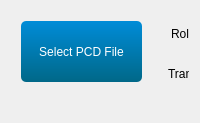
      <widget class="QWidget" name="viewer">
       <property name="styleSheet">
        <string notr="true">background: qlineargradient(x1: 0, y1: 0, x2: 0, y2: 1,
                                 stop: 0 #fafafa, stop: 0.4 #f4f4f4,
                                 stop: 0.5 #e7e7e7, stop: 1.0 #fafafa);</string>
       </property>
       <attribute name="title">
        <string>Point Cloud Viewer</string>
       </attribute>
       <layout class="QVBoxLayout" name="verticalLayout_2">
        <item>
         <widget class="QWidget" name="widget_2" native="true">
          <layout class="QVBoxLayout" name="verticalLayout_4">
           <property name="leftMargin">
            <number>0</number>
           </property>
           <property name="topMargin">
            <number>0</number>
           </property>
           <property name="rightMargin">
            <number>0</number>
           </property>
           <property name="bottomMargin">
            <number>0</number>
           </property>
           <item>
            <widget class="QWidget" name="widget" native="true">
             <property name="minimumSize">
              <size>
               <width>0</width>
               <height>95</height>
              </size>
             </property>
             <property name="maximumSize">
              <size>
               <width>16777215</width>
               <height>95</height>
              </size>
             </property>
             <widget class="QPushButton" name="pcd_viewer_load">
              <property name="geometry">
               <rect>
                <x>10</x>
                <y>10</y>
                <width>121</width>
                <height>61</height>
               </rect>
              </property>
              <property name="styleSheet">
               <string notr="true">QPushButton
{
     background-color: qlineargradient(spread:pad, x1:0.526789, y1:0, x2:0.526, y2:1, stop:0 rgba(0, 140, 216, 255), stop:1 rgba(0, 104, 136, 255));
color: rgb(255, 255, 255);
border-radius: 5px;
padding: 6px;
}
QPushButton:!enabled
{
     color:gray;
     background-color: rgb(194, 194, 194);
}
QPushButton:pressed
{
	background-color: qlineargradient(spread:pad, x1:0.495, y1:0.994318, x2:0.51, y2:0, stop:0 rgba(0, 140, 216, 255), stop:1 rgba(0, 126, 165, 255));
}</string>
              </property>
              <property name="text">
               <string>Select PCD File</string>
              </property>
             </widget>
             <widget class="QSpinBox" name="rotationX">
              <property name="geometry">
               <rect>
                <x>260</x>
                <y>10</y>
                <width>60</width>
                <height>25</height>
               </rect>
              </property>
              <property name="styleSheet">
               <string notr="true">background-color: rgb(255, 255, 255);</string>
              </property>
              <property name="minimum">
               <number>-180</number>
              </property>
              <property name="maximum">
               <number>180</number>
              </property>
             </widget>
             <widget class="QLabel" name="label_7">
              <property name="geometry">
               <rect>
                <x>160</x>
                <y>15</y>
                <width>61</width>
                <height>16</height>
               </rect>
              </property>
              <property name="styleSheet">
               <string notr="true">background-color: rgba(255, 255, 255, 0);</string>
              </property>
              <property name="text">
               <string>Roll (deg):</string>
              </property>
             </widget>
             <widget class="QLabel" name="label_8">
              <property name="geometry">
               <rect>
                <x>340</x>
                <y>15</y>
                <width>61</width>
                <height>16</height>
               </rect>
              </property>
              <property name="styleSheet">
               <string notr="true">background-color: rgba(255, 255, 255, 0);</string>
              </property>
              <property name="text">
               <string>Pitch (deg):</string>
              </property>
             </widget>
             <widget class="QSpinBox" name="rotationY">
              <property name="geometry">
               <rect>
                <x>440</x>
                <y>10</y>
                <width>60</width>
                <height>25</height>
               </rect>
              </property>
              <property name="styleSheet">
               <string notr="true">background-color: rgb(255, 255, 255);</string>
              </property>
              <property name="minimum">
               <number>-180</number>
              </property>
              <property name="maximum">
               <number>180</number>
              </property>
             </widget>
             <widget class="QLabel" name="label_9">
              <property name="geometry">
               <rect>
                <x>520</x>
                <y>15</y>
                <width>61</width>
                <height>16</height>
               </rect>
              </property>
              <property name="styleSheet">
               <string notr="true">background-color: rgba(255, 255, 255, 0);</string>
              </property>
              <property name="text">
               <string>Yaw (deg):</string>
              </property>
             </widget>
             <widget class="QSpinBox" name="rotationZ">
              <property name="geometry">
               <rect>
                <x>620</x>
                <y>10</y>
                <width>60</width>
                <height>25</height>
               </rect>
              </property>
              <property name="styleSheet">
               <string notr="true">background-color: rgb(255, 255, 255);</string>
              </property>
              <property name="minimum">
               <number>-180</number>
              </property>
              <property name="maximum">
               <number>180</number>
              </property>
             </widget>
             <widget class="QLabel" name="label_10">
              <property name="geometry">
               <rect>
                <x>157</x>
                <y>55</y>
                <width>101</width>
                <height>16</height>
               </rect>
              </property>
              <property name="styleSheet">
               <string notr="true">background-color: rgba(255, 255, 255, 0);</string>
              </property>
              <property name="text">
               <string>Translation X (m):</string>
              </property>
             </widget>
             <widget class="QLabel" name="label_11">
              <property name="geometry">
               <rect>
                <x>337</x>
                <y>55</y>
                <width>101</width>
                <height>16</height>
               </rect>
              </property>
              <property name="styleSheet">
               <string notr="true">background-color: rgba(255, 255, 255, 0);</string>
              </property>
              <property name="text">
               <string>Translation Y (m):</string>
              </property>
             </widget>
             <widget class="QLabel" name="label_12">
              <property name="geometry">
               <rect>
                <x>517</x>
                <y>55</y>
                <width>101</width>
                <height>16</height>
               </rect>
              </property>
              <property name="styleSheet">
               <string notr="true">background-color: rgba(255, 255, 255, 0);</string>
              </property>
              <property name="text">
               <string>Translation Z (m):</string>
              </property>
             </widget>
             <widget class="QLabel" name="label_13">
              <property name="geometry">
               <rect>
                <x>710</x>
                <y>15</y>
                <width>91</width>
                <height>16</height>
               </rect>
              </property>
              <property name="styleSheet">
               <string notr="true">background-color: rgba(255, 255, 255, 0);</string>
              </property>
              <property name="text">
               <string>Voxel Leaf Size :</string>
              </property>
             </widget>
             <widget class="QDoubleSpinBox" name="viewer_leafSize">
              <property name="geometry">
               <rect>
                <x>800</x>
                <y>10</y>
                <width>62</width>
                <height>25</height>
               </rect>
              </property>
              <property name="styleSheet">
               <string notr="true">background-color: rgb(255, 255, 255);</string>
              </property>
              <property name="minimum">
               <double>0.010000000000000</double>
              </property>
              <property name="maximum">
               <double>1000.000000000000000</double>
              </property>
              <property name="singleStep">
               <double>0.010000000000000</double>
              </property>
              <property name="value">
               <double>0.100000000000000</double>
              </property>
             </widget>
             <widget class="QPushButton" name="saveFiltered">
              <property name="geometry">
               <rect>
                <x>880</x>
                <y>10</y>
                <width>171</width>
                <height>31</height>
               </rect>
              </property>
              <property name="styleSheet">
               <string notr="true">QPushButton
{
     background-color: qlineargradient(spread:pad, x1:0.526789, y1:0, x2:0.526, y2:1, stop:0 rgba(0, 140, 216, 255), stop:1 rgba(0, 104, 136, 255));
color: rgb(255, 255, 255);
border-radius: 5px;
padding: 6px;
}
QPushButton:!enabled
{
     color:gray;
     background-color: rgb(194, 194, 194);
}
QPushButton:pressed
{
	background-color: qlineargradient(spread:pad, x1:0.495, y1:0.994318, x2:0.51, y2:0, stop:0 rgba(0, 140, 216, 255), stop:1 rgba(0, 126, 165, 255));
}</string>
              </property>
              <property name="text">
               <string>Save Filtered PCD File</string>
              </property>
             </widget>
             <widget class="QPushButton" name="saveTransformed">
              <property name="geometry">
               <rect>
                <x>880</x>
                <y>50</y>
                <width>171</width>
                <height>31</height>
               </rect>
              </property>
              <property name="styleSheet">
               <string notr="true">QPushButton
{
     background-color: qlineargradient(spread:pad, x1:0.526789, y1:0, x2:0.526, y2:1, stop:0 rgba(0, 140, 216, 255), stop:1 rgba(0, 104, 136, 255));
color: rgb(255, 255, 255);
border-radius: 5px;
padding: 6px;
}
QPushButton:!enabled
{
     color:gray;
     background-color: rgb(194, 194, 194);
}
QPushButton:pressed
{
	background-color: qlineargradient(spread:pad, x1:0.495, y1:0.994318, x2:0.51, y2:0, stop:0 rgba(0, 140, 216, 255), stop:1 rgba(0, 126, 165, 255));
}</string>
              </property>
              <property name="text">
               <string>Save Transformed PCD File</string>
              </property>
             </widget>
             <widget class="QPushButton" name="viewerAddNoise">
              <property name="geometry">
               <rect>
                <x>710</x>
                <y>50</y>
                <width>151</width>
                <height>31</height>
               </rect>
              </property>
              <property name="styleSheet">
               <string notr="true">QPushButton
{
     background-color: qlineargradient(spread:pad, x1:0.526789, y1:0, x2:0.526, y2:1, stop:0 rgba(0, 140, 216, 255), stop:1 rgba(0, 104, 136, 255));
color: rgb(255, 255, 255);
border-radius: 5px;
padding: 6px;
}
QPushButton:!enabled
{
     color:gray;
     background-color: rgb(194, 194, 194);
}
QPushButton:pressed
{
	background-color: qlineargradient(spread:pad, x1:0.495, y1:0.994318, x2:0.51, y2:0, stop:0 rgba(0, 140, 216, 255), stop:1 rgba(0, 126, 165, 255));
}</string>
              </property>
              <property name="text">
               <string>Add Noise</string>
              </property>
             </widget>
             <widget class="QPushButton" name="arrow">
              <property name="geometry">
               <rect>
                <x>1080</x>
                <y>5</y>
                <width>61</width>
                <height>81</height>
               </rect>
              </property>
              <property name="styleSheet">
               <string notr="true">QPushButton
{
	border-image: url(:/new/Myresource/arrow.png);
	background-color: rgba(255, 255, 255, 0);
}

QPushButton:pressed
{
	border-image: url(:/new/Myresource/arrow_pressed.png);
	background-color: rgba(255, 255, 255, 0);
}</string>
              </property>
              <property name="text">
               <string/>
              </property>
             </widget>
             <widget class="QDoubleSpinBox" name="trX">
              <property name="geometry">
               <rect>
                <x>260</x>
                <y>50</y>
                <width>62</width>
                <height>24</height>
               </rect>
              </property>
              <property name="styleSheet">
               <string notr="true">background-color: rgb(255, 255, 255);</string>
              </property>
              <property name="minimum">
               <double>-100.000000000000000</double>
              </property>
              <property name="maximum">
               <double>100.000000000000000</double>
              </property>
              <property name="singleStep">
               <double>0.010000000000000</double>
              </property>
             </widget>
             <widget class="QDoubleSpinBox" name="trY">
              <property name="geometry">
               <rect>
                <x>440</x>
                <y>50</y>
                <width>62</width>
                <height>24</height>
               </rect>
              </property>
              <property name="styleSheet">
               <string notr="true">background-color: rgb(255, 255, 255);</string>
              </property>
              <property name="minimum">
               <double>-100.000000000000000</double>
              </property>
              <property name="maximum">
               <double>100.000000000000000</double>
              </property>
              <property name="singleStep">
               <double>0.010000000000000</double>
              </property>
             </widget>
             <widget class="QDoubleSpinBox" name="trZ">
              <property name="geometry">
               <rect>
                <x>620</x>
                <y>50</y>
                <width>62</width>
                <height>24</height>
               </rect>
              </property>
              <property name="styleSheet">
               <string notr="true">background-color: rgb(255, 255, 255);</string>
              </property>
              <property name="minimum">
               <double>-100.000000000000000</double>
              </property>
              <property name="maximum">
               <double>100.000000000000000</double>
              </property>
              <property name="singleStep">
               <double>0.010000000000000</double>
              </property>
             </widget>
            </widget>
           </item>
           <item>
            <widget class="QVTKWidget" name="qvtkWidget_2" native="true"/>
           </item>
          </layout>
         </widget>
        </item>
       </layout>
      </widget>
